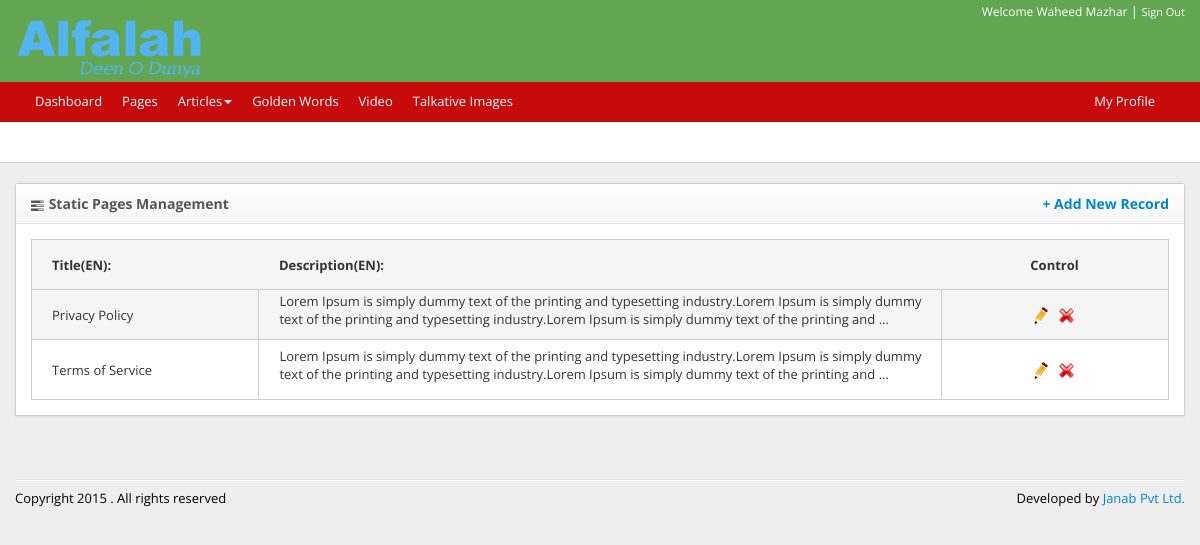
The app's page /admin/static_pages/index.php (signed in) with its own data.
### tables this page shows
CREATE TABLE `static_page` (
  `page_id` int(11) NOT NULL AUTO_INCREMENT,
  `slug` varchar(64) DEFAULT NULL,
  `title_en` varchar(255) DEFAULT NULL,
  `description_en` text,
  `title_ur` varchar(255) DEFAULT NULL,
  `description_ur` text,
  `is_active` tinyint(4) DEFAULT '1',
  `created_by` int(11) DEFAULT NULL,
  `modified_by` int(11) DEFAULT NULL,
  `created_on` timestamp NULL DEFAULT NULL,
  `modified_on` timestamp NULL DEFAULT CURRENT_TIMESTAMP,
  PRIMARY KEY (`page_id`)
);

### admin/include/setting.inc.php (called while the page is built, shortened)
<?php
function getBaseURI() {
    return sprintf(
            "%s://%s", isset($_SERVER['HTTPS']) && $_SERVER['HTTPS'] != 'off' ? 'https' : 'http', $_SERVER['SERVER_NAME']
    );
}
$base_url = getBaseURI() . '/admin';

### admin/static_pages/index.php (the view, shortened to what this page needs)
<?php
$include_prefix = '../';
include $include_prefix . "include/header.inc.php";
?>
<div id="content">
    <div class="container">
        <div class="row">
            <div class="span12">
                <div class="panel">
                    <div class="panel-header"><i class="icon-tasks"></i> Static Pages Management<a href="<?php echo $base_url; ?>/static_pages/add.php" class="float-right">+ Add New Record</a></div>
                    <div class="panel-content">
                        <div class="bord">
                            <table class="display" cellspacing="0" width="100%" id="stopNGTable">
                                <thead>
                                    <tr>
                                        <th class="text-align-left pl20 width20"><strong>Title(EN): </strong></th>
                                        <th class="text-align-left pl20 width60"><strong>Description(EN):</strong> </th>
                                        <th class="text-align-center"><strong>Control</strong></th>
                                    </tr>
                                </thead>
                                <tbody>
                                    <?php
                                    $query = "SELECT * FROM `static_page`";
                                    if(!$result = $sql->query($query)){
                                        dumpSql("Error Running Query : $sql->error" . "<br /><br /><br />" . $query);
                                    }
                                    if ($result->num_rows > 0) {
                                        while ($record = $result->fetch_object()) {
                                            $description = $record->description_en;
                                            if (preg_match('/^.{1,210}\b/s', $description, $match)) {
                                                $description = $match[0];
                                            }
                                            echo '<tr class="height60 gradeA">
                                                <td  class="text-align-left pl20">' . $record->title_en . '</td>
                                                <td  class="text-align-left pl20">' . $description . '...</td>
                                                <td class="text-align-center">
                                                    <a href="'.$base_url.'/static_pages/edit.php?page_id=' . $record->page_id . '">
                                                        <img src="'.$base_url.'/assets/images/edit-icon.png" />
                                                    </a>
                                                    &nbsp;
                                                    <a href="'.$base_url.'/static_pages/delete.php?page_id=' . $record->page_id . '">
                                                        <img src="'.$base_url.'/assets/images/delete-icon.png" width="17px"/>
                                                    </a>
                                                </td>
                                        </tr>';
                                        }
                                    }
                                    ?>
                                </tbody>
                            </table>
                        </div>
                    </div>
                </div>
            </div>
        </div>
    </div>
</div>
<?php
if (isset($include_prefix)) {
    require_once $include_prefix . 'include/footer.inc.php';
} else {
    require_once 'include/footer.inc.php';
}
?>

### admin/assets/css/admin.css (style rules this page uses)
body { font: 13px 'Open Sans'; background-color: #eee; }
.bord table { border-radius:5px; }
.bord tr { background:#F5F5F5; }
.bord tr { border:1px solid #CDCDCD; }
.bord tr:first-child { height:50px; }
.bord tr:nth-child(2n+0) { background:#fff; }
.bord td { border:1px solid #CDCDCD;w }
[class^="icon-"], [class*=" icon-"] { background-image: none; }
.panel { border: 1px solid #CDCDCD; box-shadow: 0 1px 3px rgba(100, 100, 100, 0.1); margin-bottom: 15px; border-radius: 3px 3px 0 0; overflow: visible; position: relative; }
.panel-header { padding: 10px 15px; background-color: #F8F8F8; background-image: -moz-linear-gradient(top, #FDFDFD, #F6F6F6); background-image: -ms-linear-gradient(top, #FDFDFD, #F6F6F6); background-image: -webkit-gradient(linear, 0 0, 0 100%, from(#FDFDFD), to(#F6F6F6)); background-image: -webkit-linear-gradient(top, #FDFDFD, #F6F6F6); background-image: -o-linear-gradient(top, #FDFDFD, #F6F6F6); background-image: linear-gradient(top, #FDFDFD, #F6F6F6); border-bottom: 1px solid #E4E4E4; color: #555; text-shadow: 0 1px 0 white; font-size: 14px; font-weight: bold; }
.panel-header [class^="icon-"], .panel-header [class*=" icon-"], #top-strip [class^="icon-"], #top-strip [class*=" icon-"], .container-signin [class^="icon-"], .container-signin [class*=" icon-"], .container-register [class^="icon-"], .container-register [class*=" icon-"], .sidebar-button [class^="icon-"], .sidebar-button [class*=" icon-"], .fc-button [class^="icon-"], .fc-button [class*=" icon-"] { vertical-align: middle; }
.panel-content { background-color: #fff; padding:15px; }

### admin/assets/css/admin_override.css (style rules this page uses)
.text-align-left { text-align:left; }
.text-align-center { text-align:center; }
.pl20 { padding-left:20px; }
.width20 { width: 20%; }
.width60 { width: 60%; }
.height60 { height:60px; }
.float-right { float:right; }

### records on screen
static_page: title_en "Privacy Policy", description "Lorem Ipsum is simply dummy text of the printing and typesetting industry.Lorem Ipsum is simply dummy text of the printing and typesetting industry.Lorem Ipsum is simply dummy text of the printing and"
static_page: title_en "Terms of Service", description "Lorem Ipsum is simply dummy text of the printing and typesetting industry.Lorem Ipsum is simply dummy text of the printing and typesetting industry.Lorem Ipsum is simply dummy text of the printing and"

### other values on screen
$_SESSION['name'] "Waheed Mazhar"
